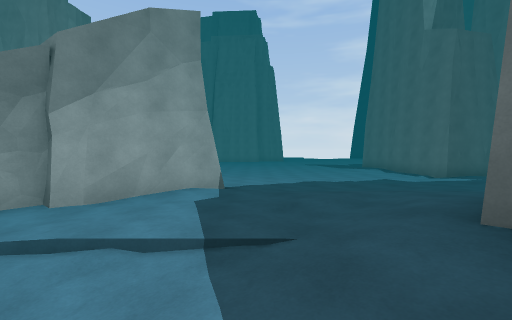
View 1 (above)

18 first-person views from a walk through a 3-D level made in the Unity game engine. The camera is 1.5 m above the floor, tilts 2° down and sees 90° across. The floor is counted in squares, 2 m on a side. Each view is taken from the middle of a square. On the plan, view 1 faces up. The plan holds only what a view shows up to about 9 squares ahead; the rest is blank. The place goes on beyond the plan. The player character is not drawn.

View 2
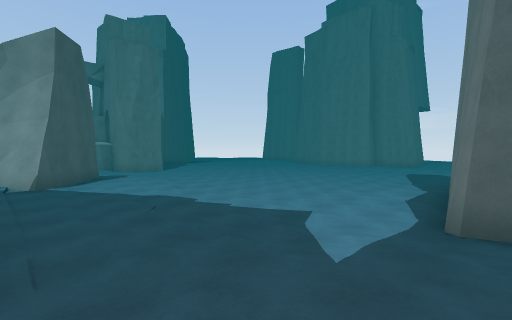

View 3
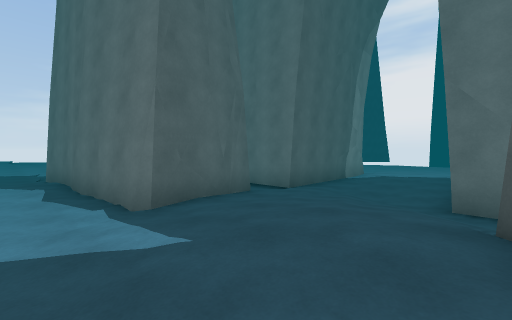

View 4
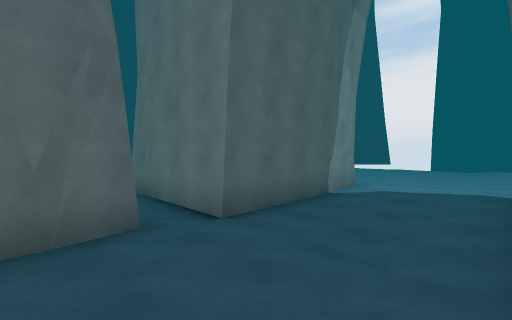

View 5
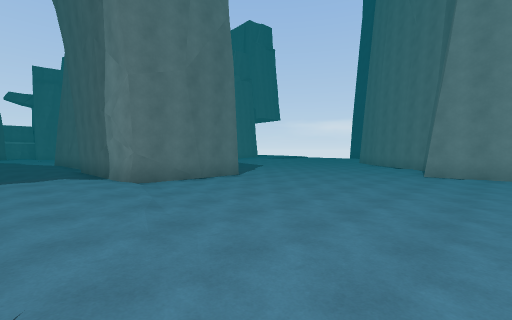

View 6
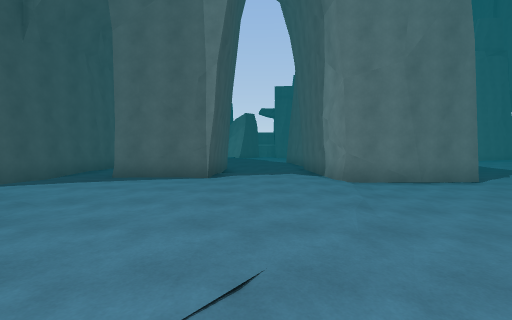

View 7
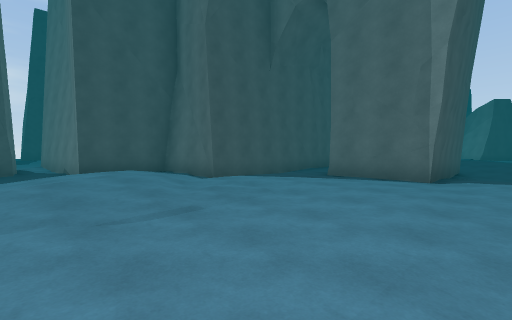

View 8
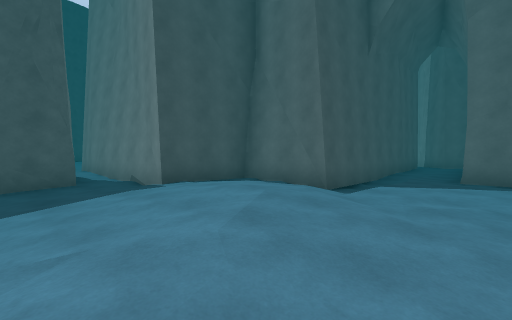

View 9
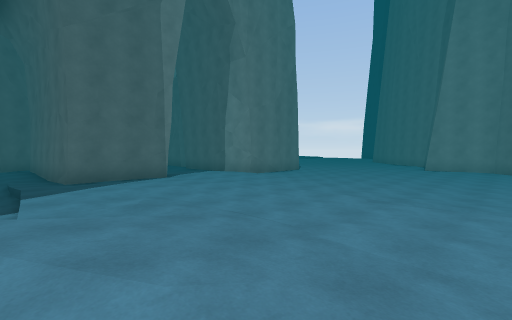

View 10
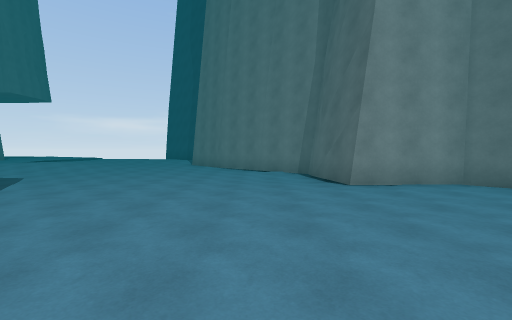

View 11
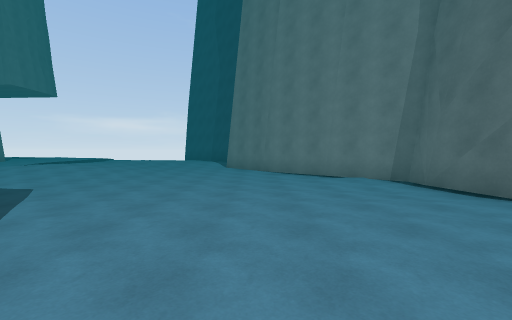

View 12
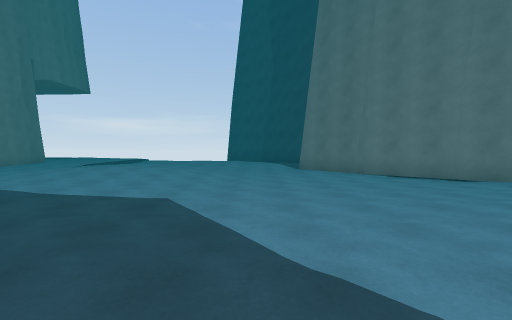

View 13
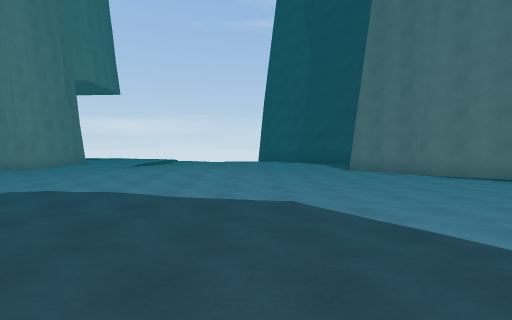

View 14
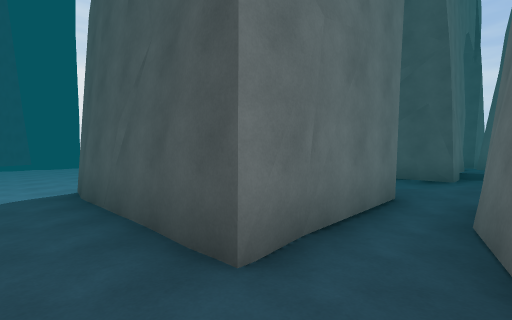

View 15
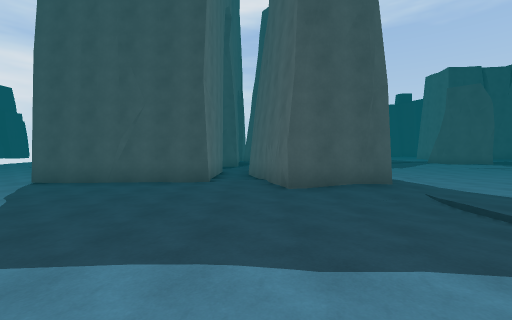

View 16
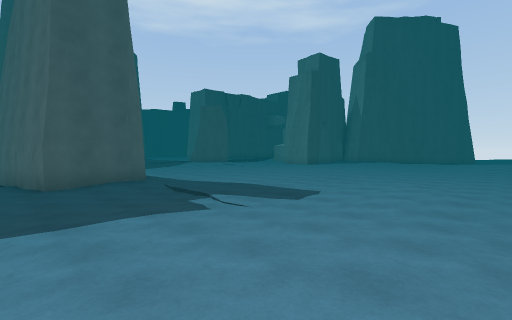

View 17
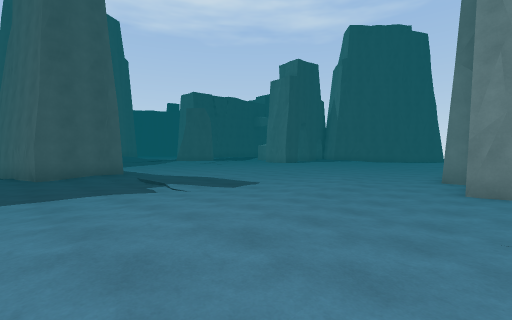

View 18
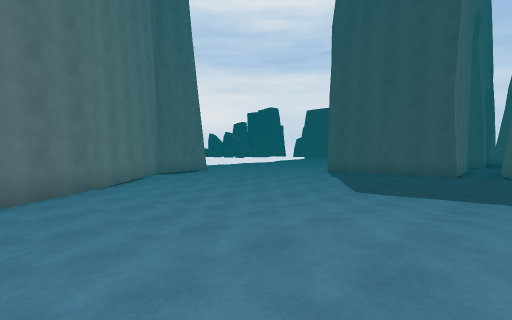

### Floor plan
Key: @ floor where view 1 was taken; # wall or solid block; x gap in a wall; . main floor; : floor 0.25 m higher than the main floor; - floor 0.25 m lower than the main floor; + floor 0.5 m higher than the main floor; * floor 0.75 m higher than the main floor; / step, stairs or slope; O other object.
Columns run from 3 left of view 1 to 23 right of it. Each row starts with its distance up from view 1.
 24      #::::::+:/...##
 23    #.....:::::/....##
 22 .........::++://....##
 21 ......::::::+:/......##
 20  .........:::/........##
 19   ........:::..........#
 18    ........:.........--#
 17     ...../.............####
 16      ..../................#
 15       ....::..............
 14       ...###.:.............
 13      ...:###:.#####........
 12     ....:####.#   #........
 11    .....::###-#   #........
 10   .......:###-# ###........
  9  :/.......##./###./:/......
  8 :::::..../+::////::::......
  7 #::::::://////--/:::::..../
  6 ###::::://*////..::::::::::
  5  #////////*#/######::::::::
  4 O+++//**     ######:::://::
  3 :+++//       ######::::///+
  2  /://#       #:::///.///*//
  1   ///           #####//**//
  0    @                #//////
 -1                     ##:+///
 -2                      ###...
 -3                        #:..
 -4                        #:##
 -5                        #x
 -6                        #:

Where each view was taken, in squares from view 1:
view 1: 0 up, 0 right, facing up
view 2: 5 up, 7 right, facing up-left
view 3: 5 up, 5 right, facing up-right
view 4: 6 up, 8 right, facing up-right
view 5: 7 up, 22 right, facing up-left
view 6: 7 up, 22 right, facing left
view 7: 7 up, 22 right, facing down-left
view 8: 4 up, 23 right, facing down-left
view 9: 2 up, 23 right, facing up-left
view 10: 11 up, 18 right, facing up
view 11: 13 up, 16 right, facing up
view 12: 14 up, 13 right, facing up
view 13: 14 up, 11 right, facing up
view 14: 14 up, 9 right, facing down-right
view 15: 20 up, 9 right, facing down
view 16: 22 up, 9 right, facing down-left
view 17: 24 up, 9 right, facing down-left
view 18: 24 up, 9 right, facing down-right
